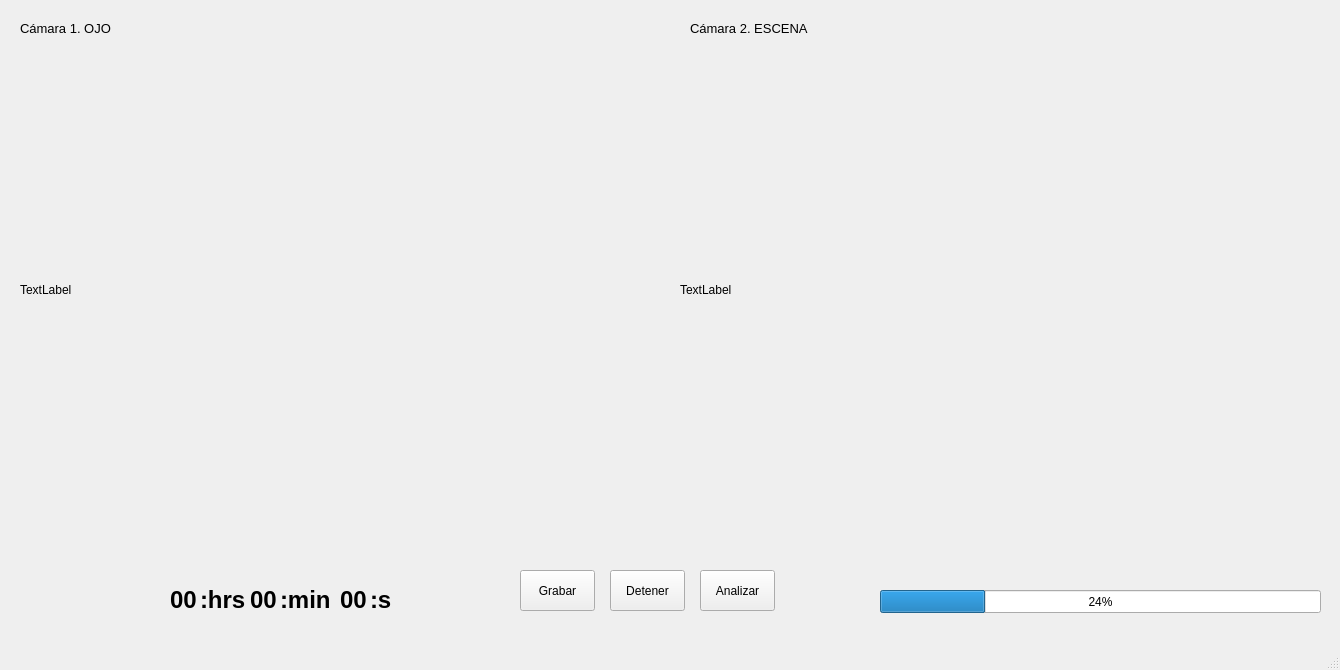
<?xml version="1.0" encoding="UTF-8"?>
<ui version="4.0">
 <class>MainWindow</class>
 <widget class="QMainWindow" name="MainWindow">
  <property name="geometry">
   <rect>
    <x>0</x>
    <y>0</y>
    <width>1340</width>
    <height>670</height>
   </rect>
  </property>
  <property name="windowTitle">
   <string>Grabar Prueba</string>
  </property>
  <property name="windowIcon">
   <iconset>
    <normaloff>../resources/btn1.png</normaloff>../resources/btn1.png</iconset>
  </property>
  <widget class="QWidget" name="centralwidget">
   <widget class="QLabel" name="lblCamOjo">
    <property name="geometry">
     <rect>
      <x>20</x>
      <y>50</y>
      <width>640</width>
      <height>480</height>
     </rect>
    </property>
    <property name="text">
     <string>TextLabel</string>
    </property>
   </widget>
   <widget class="QLabel" name="lblCamEscena">
    <property name="geometry">
     <rect>
      <x>680</x>
      <y>50</y>
      <width>640</width>
      <height>480</height>
     </rect>
    </property>
    <property name="text">
     <string>TextLabel</string>
    </property>
   </widget>
   <widget class="QLabel" name="lblText">
    <property name="geometry">
     <rect>
      <x>20</x>
      <y>20</y>
      <width>101</width>
      <height>16</height>
     </rect>
    </property>
    <property name="font">
     <font>
      <family>Arial</family>
      <pointsize>10</pointsize>
     </font>
    </property>
    <property name="text">
     <string>Cámara 1. OJO</string>
    </property>
   </widget>
   <widget class="QLabel" name="lblText_2">
    <property name="geometry">
     <rect>
      <x>690</x>
      <y>20</y>
      <width>121</width>
      <height>16</height>
     </rect>
    </property>
    <property name="font">
     <font>
      <family>Arial</family>
      <pointsize>10</pointsize>
     </font>
    </property>
    <property name="text">
     <string>Cámara 2. ESCENA</string>
    </property>
   </widget>
   <widget class="QLabel" name="lblLogoIpn">
    <property name="geometry">
     <rect>
      <x>10</x>
      <y>560</y>
      <width>61</width>
      <height>81</height>
     </rect>
    </property>
    <property name="text">
     <string/>
    </property>
    <property name="pixmap">
     <pixmap>../resources/logoipn.png</pixmap>
    </property>
    <property name="scaledContents">
     <bool>true</bool>
    </property>
   </widget>
   <widget class="QLabel" name="lblLogoEscom">
    <property name="geometry">
     <rect>
      <x>80</x>
      <y>560</y>
      <width>61</width>
      <height>81</height>
     </rect>
    </property>
    <property name="text">
     <string/>
    </property>
    <property name="pixmap">
     <pixmap>../resources/logoescom.png</pixmap>
    </property>
    <property name="scaledContents">
     <bool>true</bool>
    </property>
   </widget>
   <widget class="QPushButton" name="btnGrabar">
    <property name="geometry">
     <rect>
      <x>520</x>
      <y>570</y>
      <width>75</width>
      <height>41</height>
     </rect>
    </property>
    <property name="font">
     <font>
      <family>Arial</family>
     </font>
    </property>
    <property name="text">
     <string>Grabar</string>
    </property>
    <property name="icon">
     <iconset>
      <normaloff>../resources/btn5.png</normaloff>../resources/btn5.png</iconset>
    </property>
   </widget>
   <widget class="QPushButton" name="btnGuardar">
    <property name="geometry">
     <rect>
      <x>610</x>
      <y>570</y>
      <width>75</width>
      <height>41</height>
     </rect>
    </property>
    <property name="font">
     <font>
      <family>Arial</family>
     </font>
    </property>
    <property name="text">
     <string>Detener</string>
    </property>
    <property name="icon">
     <iconset>
      <normaloff>../resources/btn6.png</normaloff>../resources/btn6.png</iconset>
    </property>
   </widget>
   <widget class="QPushButton" name="btnAnalizar">
    <property name="geometry">
     <rect>
      <x>700</x>
      <y>570</y>
      <width>75</width>
      <height>41</height>
     </rect>
    </property>
    <property name="font">
     <font>
      <family>Arial</family>
     </font>
    </property>
    <property name="text">
     <string>Analizar</string>
    </property>
    <property name="icon">
     <iconset>
      <normaloff>../resources/btn2.png</normaloff>../resources/btn2.png</iconset>
    </property>
   </widget>
   <widget class="QLabel" name="lblhrs">
    <property name="geometry">
     <rect>
      <x>170</x>
      <y>590</y>
      <width>46</width>
      <height>20</height>
     </rect>
    </property>
    <property name="font">
     <font>
      <family>Arial</family>
      <pointsize>18</pointsize>
      <weight>75</weight>
      <bold>true</bold>
     </font>
    </property>
    <property name="text">
     <string>00</string>
    </property>
   </widget>
   <widget class="QLabel" name="lblmin">
    <property name="geometry">
     <rect>
      <x>250</x>
      <y>590</y>
      <width>46</width>
      <height>20</height>
     </rect>
    </property>
    <property name="font">
     <font>
      <family>Arial</family>
      <pointsize>18</pointsize>
      <weight>75</weight>
      <bold>true</bold>
     </font>
    </property>
    <property name="text">
     <string>00</string>
    </property>
   </widget>
   <widget class="QLabel" name="lblseg">
    <property name="geometry">
     <rect>
      <x>340</x>
      <y>590</y>
      <width>46</width>
      <height>20</height>
     </rect>
    </property>
    <property name="font">
     <font>
      <family>Arial</family>
      <pointsize>18</pointsize>
      <weight>75</weight>
      <bold>true</bold>
     </font>
    </property>
    <property name="text">
     <string>00</string>
    </property>
   </widget>
   <widget class="QLabel" name="lblhrs_2">
    <property name="geometry">
     <rect>
      <x>200</x>
      <y>590</y>
      <width>46</width>
      <height>20</height>
     </rect>
    </property>
    <property name="font">
     <font>
      <family>Arial</family>
      <pointsize>18</pointsize>
      <weight>75</weight>
      <bold>true</bold>
     </font>
    </property>
    <property name="text">
     <string>:hrs</string>
    </property>
   </widget>
   <widget class="QLabel" name="lblmin_2">
    <property name="geometry">
     <rect>
      <x>280</x>
      <y>590</y>
      <width>51</width>
      <height>20</height>
     </rect>
    </property>
    <property name="font">
     <font>
      <family>Arial</family>
      <pointsize>18</pointsize>
      <weight>75</weight>
      <bold>true</bold>
     </font>
    </property>
    <property name="text">
     <string>:min</string>
    </property>
   </widget>
   <widget class="QLabel" name="lblseg_3">
    <property name="geometry">
     <rect>
      <x>370</x>
      <y>590</y>
      <width>51</width>
      <height>20</height>
     </rect>
    </property>
    <property name="font">
     <font>
      <family>Arial</family>
      <pointsize>18</pointsize>
      <weight>75</weight>
      <bold>true</bold>
     </font>
    </property>
    <property name="text">
     <string>:s</string>
    </property>
   </widget>
   <widget class="QProgressBar" name="progBar">
    <property name="geometry">
     <rect>
      <x>880</x>
      <y>590</y>
      <width>441</width>
      <height>23</height>
     </rect>
    </property>
    <property name="value">
     <number>24</number>
    </property>
   </widget>
   <widget class="QLabel" name="lblProcess">
    <property name="geometry">
     <rect>
      <x>880</x>
      <y>560</y>
      <width>401</width>
      <height>16</height>
     </rect>
    </property>
    <property name="font">
     <font>
      <family>Arial</family>
      <pointsize>10</pointsize>
     </font>
    </property>
    <property name="text">
     <string/>
    </property>
   </widget>
  </widget>
  <widget class="QMenuBar" name="menubar">
   <property name="geometry">
    <rect>
     <x>0</x>
     <y>0</y>
     <width>1340</width>
     <height>21</height>
    </rect>
   </property>
  </widget>
  <widget class="QStatusBar" name="statusbar"/>
 </widget>
 <resources/>
 <connections/>
</ui>
